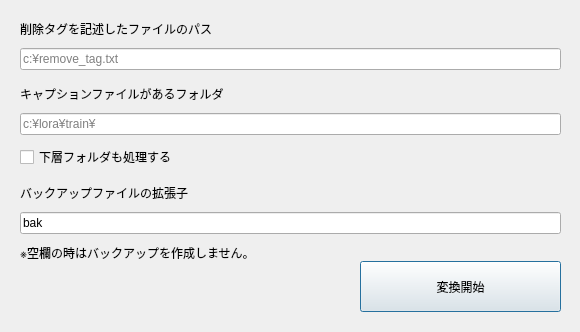
<?xml version="1.0" encoding="UTF-8"?>
<ui version="4.0">
 <class>Dialog</class>
 <widget class="QDialog" name="Dialog">
  <property name="geometry">
   <rect>
    <x>0</x>
    <y>0</y>
    <width>580</width>
    <height>332</height>
   </rect>
  </property>
  <property name="acceptDrops">
   <bool>false</bool>
  </property>
  <property name="windowTitle">
   <string>Dialog</string>
  </property>
  <widget class="QWidget" name="verticalLayoutWidget">
   <property name="geometry">
    <rect>
     <x>20</x>
     <y>20</y>
     <width>541</width>
     <height>242</height>
    </rect>
   </property>
   <layout class="QVBoxLayout" name="verticalLayout">
    <property name="spacing">
     <number>10</number>
    </property>
    <property name="sizeConstraint">
     <enum>QLayout::SetDefaultConstraint</enum>
    </property>
    <item>
     <widget class="QLabel" name="label">
      <property name="text">
       <string>削除タグを記述したファイルのパス</string>
      </property>
      <property name="alignment">
       <set>Qt::AlignLeading|Qt::AlignLeft|Qt::AlignTop</set>
      </property>
     </widget>
    </item>
    <item>
     <widget class="LineEditDropSingleUrl" name="inputRemovePath">
      <property name="text">
       <string/>
      </property>
      <property name="dragEnabled">
       <bool>false</bool>
      </property>
      <property name="placeholderText">
       <string>c:¥remove_tag.txt</string>
      </property>
     </widget>
    </item>
    <item>
     <spacer name="verticalSpacer">
      <property name="orientation">
       <enum>Qt::Vertical</enum>
      </property>
      <property name="sizeHint" stdset="0">
       <size>
        <width>20</width>
        <height>40</height>
       </size>
      </property>
     </spacer>
    </item>
    <item>
     <widget class="QLabel" name="label_2">
      <property name="text">
       <string>キャプションファイルがあるフォルダ</string>
      </property>
     </widget>
    </item>
    <item>
     <widget class="LineEditDropSingleUrl" name="inputCaptionPath">
      <property name="placeholderText">
       <string>c:¥lora¥train¥</string>
      </property>
     </widget>
    </item>
    <item>
     <widget class="QCheckBox" name="checkDeep">
      <property name="text">
       <string>下層フォルダも処理する</string>
      </property>
     </widget>
    </item>
    <item>
     <spacer name="verticalSpacer_2">
      <property name="orientation">
       <enum>Qt::Vertical</enum>
      </property>
      <property name="sizeHint" stdset="0">
       <size>
        <width>20</width>
        <height>40</height>
       </size>
      </property>
     </spacer>
    </item>
    <item>
     <widget class="QLabel" name="label_3">
      <property name="text">
       <string>バックアップファイルの拡張子</string>
      </property>
     </widget>
    </item>
    <item>
     <widget class="QLineEdit" name="inputBackupExt">
      <property name="acceptDrops">
       <bool>false</bool>
      </property>
      <property name="text">
       <string>bak</string>
      </property>
      <property name="placeholderText">
       <string>c:¥lora¥train¥</string>
      </property>
     </widget>
    </item>
    <item>
     <widget class="QLabel" name="label_4">
      <property name="text">
       <string>※空欄の時はバックアップを作成しません。</string>
      </property>
     </widget>
    </item>
   </layout>
  </widget>
  <widget class="QPushButton" name="btnStart">
   <property name="geometry">
    <rect>
     <x>360</x>
     <y>261</y>
     <width>201</width>
     <height>51</height>
    </rect>
   </property>
   <property name="minimumSize">
    <size>
     <width>0</width>
     <height>50</height>
    </size>
   </property>
   <property name="text">
    <string>変換開始</string>
   </property>
  </widget>
 </widget>
 <customwidgets>
  <customwidget>
   <class>LineEditDropSingleUrl</class>
   <extends>QLineEdit</extends>
   <header>lineeditdropsingleurl.h</header>
  </customwidget>
 </customwidgets>
 <resources/>
 <connections/>
</ui>
